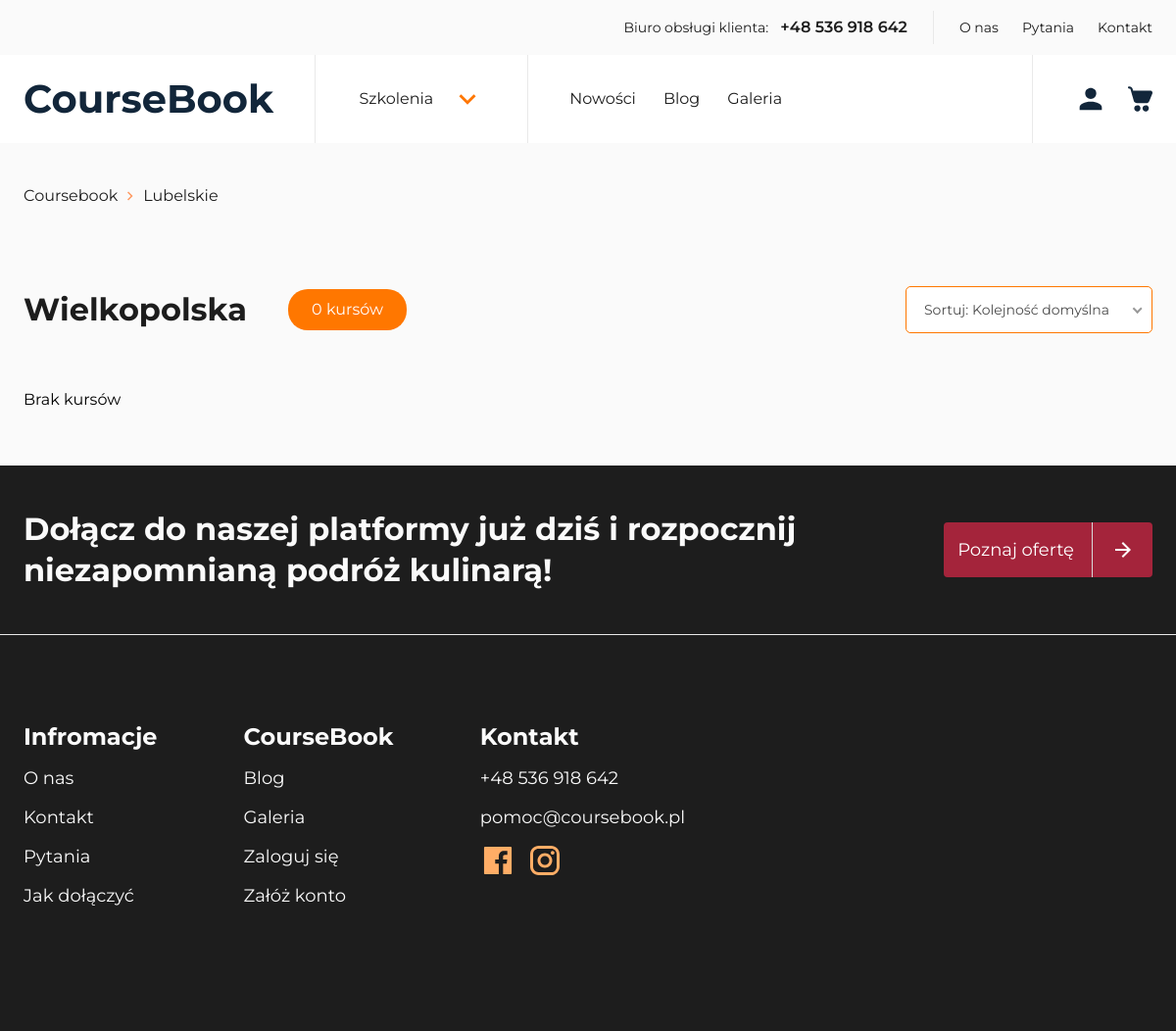
The page /courses/lubelskie on the database as committed earlier.
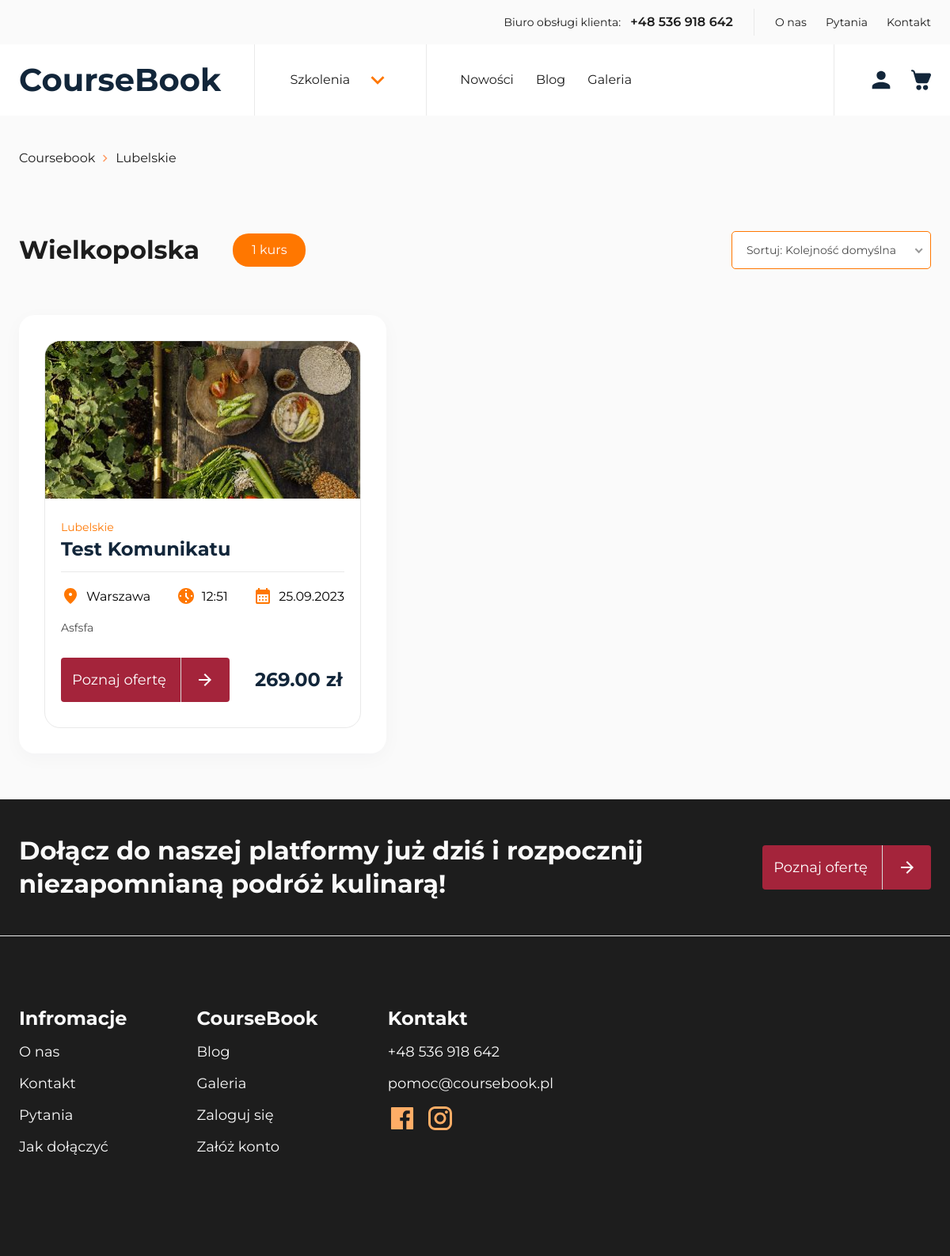
The same page on the database as committed later.
### coursebookapp/models/course.py (models this page shows, shortened)
class Course(models.Model):
    instructor = models.ForeignKey(
        Instructor, on_delete=models.SET_NULL, null=True, blank=True
    )
    title = models.CharField(max_length=100)
    short_description = models.CharField(max_length=200)
    price = models.DecimalField(max_digits=8, decimal_places=2)
    province_choices = (
        ("dolnośląskie", "Dolnośląskie"),
        ("kujawsko-pomorskie", "Kujawsko-Pomorskie"),
        ("lubelskie", "Lubelskie"),
        ("lubuskie", "Lubuskie"),
        ("łódzkie", "Łódzkie"),
        ("małopolskie", "Małopolskie"),
        ("mazowieckie", "Mazowieckie"),
        ("opolskie", "Opolskie"),
        ("podkarpackie", "Podkarpackie"),
        ("podlaskie", "Podlaskie"),
        ("pomorskie", "Pomorskie"),
        ("śląskie", "Śląskie"),
        ("świętokrzyskie", "Świętokrzyskie"),
        ("warmińsko-mazurskie", "Warmińsko-Mazurskie"),
        ("wielkopolskie", "Wielkopolskie"),
        ("zachodniopomorskie", "Zachodniopomorskie"),
    )
    province = models.CharField(max_length=30, choices=province_choices)
    available = models.BooleanField(default=False)
    seats = models.PositiveIntegerField()
    date = models.DateField()
    time_start = models.TimeField()
    city = models.CharField(max_length=100)
    course_description = models.TextField()
    course_for = models.TextField()
    course_benefit = models.TextField()
    province_slug = models.SlugField(max_length=50, blank=True)
    slug = models.SlugField(max_length=200, unique=True, blank=True)

### coursebookapp/models/course_image.py (models this page shows, shortened)
class CourseImage(models.Model):
    course = models.ForeignKey(Course, on_delete=models.CASCADE)
    def get_upload_path(instance, filename):
        return f"course_images/{instance.course.id}/{filename}"
    image = models.ImageField(upload_to=get_upload_path)
    image_thumb = models.ImageField(upload_to=get_upload_path, blank=True)
    image_medium_thumb = models.ImageField(upload_to=get_upload_path, blank=True)

### coursebookapp/views/course_category_view.py (the view)
class CourseCategoryView(generics.ListAPIView):
    serializer_class = CourseSerializer
    template_name = "pages/course-category.html"
    default_page_size = 1
    def get(self, request, *args, **kwargs):
        province_slug = self.kwargs.get("province_slug")
        if province_slug:
            courses = Course.objects.filter(province_slug=province_slug)
            for course in courses:
                image = course.courseimage_set.first()
                course.image = image
        else:
            courses = {}
        paginator = Paginator(courses, self.default_page_size)
        page_number = request.GET.get("page")
        paginated_courses = paginator.get_page(page_number)
        breadcrumbs = [
            ("Coursebook", reverse("home")),
            (
                province_slug,
                reverse("course_category", kwargs={"province_slug": province_slug}),
            ),
        ]
        context = {
            "courses": paginated_courses,
            "breadcrumbs": breadcrumbs,
        }
        return render(request, self.template_name, context)

### templates/pages/course-category.html (shortened to what this page needs)
{% extends "layout/base-nb.html" %} {% block styles %}
<link rel="stylesheet" href="{% static 'css/global.min.css' %}" />
<link rel="stylesheet" href="{% static 'css/category.min.css' %}" />
<link rel="stylesheet" href="{% static 'css/nice-select2.css' %}" />
{% endblock %} {% block content %}
<div class="container">
  {% include 'partials/breadcrumbs.html' with breadcrumbs=breadcrumbs %}
</div>
<section class="category">
  <div class="container">
    <div class="category__bar">
      <div class="category__bar-information">
        <div class="category__bar-name">Wielkopolska</div>
        <div class="category__bar-count chips chips--secondary">
          {% if courses|length == 1 %}
          <p>{{ courses|length }} kurs</p>
          {% elif courses|length > 1 and courses|length < 5 %}
          <p>{{ courses|length }} kursy</p>
          {% else %}
          <p>{{ courses|length }} kursów</p>
          {% endif %}
        </div>
      </div>
      <div class="category__bar-sort">
        <div class="form__row">
          <div class="form__group">
          </div>
        </div>
      </div>
    </div>
    <div class="category__list">
      {%if courses%} {%for course in courses%}
      <div class="category__list-item">
        <div class="offert-card">
          <div class="offert-card__image">
            {%if course.image%}
            <picture>
              <img
                loading="lazy"
                width="400"
                height="200"
                src="{{ course.image.image_medium_thumb.url }}"
                alt=""
              />
            </picture>
            {%endif%}
          </div>
          <div class="offert-card__body">
            <p class="offert-card__body-overline">{{course.province|title}}</p>
            <h2 class="offert-card__body-title">{{course.title|title}}</h2>
            <div class="offert-card__body-information">
              <div class="offert-card__information-box">
                <p class="information-card__information-name">
                  {{course.city|title}}
                </p>
              </div>
              <div class="offert-card__information-box">
                <p class="information-card__information-name">
                  {{ course.time_start|time:"H:i" }}
                </p>
              </div>
              <div class="offert-card__information-box">
                <p class="information-card__information-name">
                  {{ course.date|date:"d.m.Y" }}
                </p>
              </div>
            </div>
            <p class="offert-card__body-description">
              {{course.short_description|title}}
            </p>
            <div class="offert-card__body-action">
              <a
                href="{% url 'course_detail' province_slug=course.province_slug slug=course.slug %}"
                class="btn btn--primary"
                >Poznaj ofertę
                <span class="btn__arrow">
                  <svg
                    width="24"
                    height="24"
                    viewBox="0 0 24 24"
                    fill="none"
                    xmlns="http://www.w3.org/2000/svg"
                  >
                    <path
                      d="M12 20L10.575 18.6L16.175 13H4V11H16.175L10.575 5.4L12 4L20 12L12 20Z"
                      fill="white"
                    />
                  </svg>
                </span>
              </a>
              <p class="offert-card__body-price">{{course.price}}&nbsp;zł</p>
            </div>
          </div>
        </div>
      </div>
      {%endfor%} {%else%}
      <p>Brak kursów</p>
      {%endif%}
    </div>
  </div>
</section>
{% endblock %}

Rows that differ between the two databases and show on the page:
now on this page (row edited): Course: image.image_medium_thumb (picture), province "Lubelskie", title "Test Komunikatu", city "Warszawa", time_start "12:51", date "25.09.2023", short_description "Asfsfa", price "269.00"
Other text that changed with them:
{{ courses|length }}: (not shown) → "1"
{{ courses|length }}: "0" → (not shown)
text no longer shown: "kursów Brak kursów"
text now shown: "kurs"
